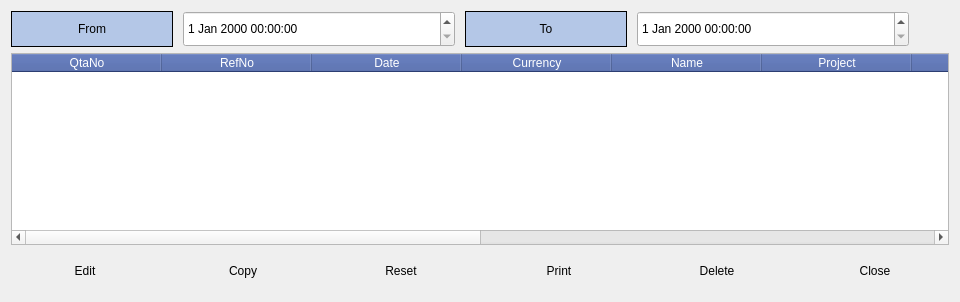
         <widget class="QWidget" name="AllquotationsPage">
          <property name="styleSheet">
           <string notr="true">QPushButton

{
	color: rgb(0, 0, 0);
	font: bold 16pt &quot;Calibri&quot;;
	min-width: 50px;
	min-height: 40px;
	border-radius: 4px;
	background-color: qlineargradient(x1: 0, y1: 0, x2: 0, y2: 1,
                                      stop: 0 #f6f7fa, stop: 1 #dadbde);
}

QPushButton::pressed {
   background-color: qlineargradient(spread:pad, x1:0.5, y1:0, x2:0.506, y2:1, stop:0 rgba(180, 199, 231, 255), stop:1 rgba(255, 255, 255, 255));
}
QPushButton::hover {
	background-color: qlineargradient(spread:pad, x1:0.5, y1:0, x2:0.506, y2:1, stop:0 rgba(180, 199, 231, 255), stop:1 rgba(255, 255, 255, 255));

}

QPushButton::focus {
	border: 1px solid rgb(0, 85, 255);


}

QLabel
{
	background-color: rgb(180, 199, 231);
	min-width: 160px;
min-height:30px;
	color: rgb(0, 0, 0);
	font: bold 16pt &quot;Calibri&quot;;
	border: 1px solid black;
}

QLineEdit
{

	max-width: 350px;
min-height:30px;
	color: rgb(0, 0, 0);
	font: bold 14pt &quot;Calibri&quot;;
border: 1px solid rgb(85, 170, 255);
}

QLineEdit::focus {
	border: 1px solid rgb(0, 85, 255);

}


QTableWidget
{
color: rgb(0, 0, 0);
min-width: 850px;
	font: bold 14pt &quot;Calibri&quot;;
	alternate-background-color: rgb(180, 199, 231);
}

QTableWidget::focus
{
	border: 1px solid rgb(0, 85, 255);
}

QHeaderView::section
{
	background-color: rgb(62, 87, 160);
color: white;
font: bold 16pt &quot;Calibri&quot;;

}


QDateTimeEdit
{
color: rgb(0, 0, 0);
min-width: 250px;
min-height:30px;
	font: bold 14pt &quot;Calibri&quot;;

}
QComboBox
{
color: rgb(0, 0, 0);
max-width: 350px;
min-height:30px;
	font: bold 14pt &quot;Calibri&quot;;


}


</string>
          </property>
          <layout class="QVBoxLayout" name="verticalLayout_9">
           <item>
            <layout class="QHBoxLayout" name="horizontalLayout_9">
             <property name="spacing">
              <number>10</number>
             </property>
             <property name="topMargin">
              <number>0</number>
             </property>
             <item>
              <widget class="QLabel" name="label_40">
               <property name="text">
                <string>From</string>
               </property>
               <property name="alignment">
                <set>Qt::AlignCenter</set>
               </property>
              </widget>
             </item>
             <item>
              <widget class="QDateTimeEdit" name="AllquotationsfromDatetime"/>
             </item>
             <item>
              <widget class="QLabel" name="label_41">
               <property name="text">
                <string>To</string>
               </property>
               <property name="alignment">
                <set>Qt::AlignCenter</set>
               </property>
              </widget>
             </item>
             <item>
              <widget class="QDateTimeEdit" name="AllquotationstoDatetime"/>
             </item>
             <item>
              <spacer name="horizontalSpacer_3">
               <property name="orientation">
                <enum>Qt::Horizontal</enum>
               </property>
               <property name="sizeHint" stdset="0">
                <size>
                 <width>40</width>
                 <height>20</height>
                </size>
               </property>
              </spacer>
             </item>
            </layout>
           </item>
           <item>
            <widget class="QTableWidget" name="AllquotationsTable">
             <property name="editTriggers">
              <set>QAbstractItemView::NoEditTriggers</set>
             </property>
             <property name="alternatingRowColors">
              <bool>true</bool>
             </property>
             <property name="selectionBehavior">
              <enum>QAbstractItemView::SelectRows</enum>
             </property>
             <attribute name="horizontalHeaderDefaultSectionSize">
              <number>150</number>
             </attribute>
             <attribute name="horizontalHeaderHighlightSections">
              <bool>false</bool>
             </attribute>
             <attribute name="verticalHeaderHighlightSections">
              <bool>false</bool>
             </attribute>
             <column>
              <property name="text">
               <string>QtaNo</string>
              </property>
             </column>
             <column>
              <property name="text">
               <string>RefNo</string>
              </property>
             </column>
             <column>
              <property name="text">
               <string>Date</string>
              </property>
             </column>
             <column>
              <property name="text">
               <string>Currency</string>
              </property>
             </column>
             <column>
              <property name="text">
               <string>Name</string>
              </property>
             </column>
             <column>
              <property name="text">
               <string>Project</string>
              </property>
             </column>
             <column>
              <property name="text">
               <string>TelNo</string>
              </property>
             </column>
             <column>
              <property name="text">
               <string>Email</string>
              </property>
             </column>
             <column>
              <property name="text">
               <string>Profile</string>
              </property>
             </column>
             <column>
              <property name="text">
               <string>Finish</string>
              </property>
             </column>
             <column>
              <property name="text">
               <string>Mesh</string>
              </property>
             </column>
             <column>
              <property name="text">
               <string>Grand Total</string>
              </property>
             </column>
            </widget>
           </item>
           <item>
            <layout class="QHBoxLayout" name="horizontalLayout_8">
             <property name="spacing">
              <number>10</number>
             </property>
             <property name="topMargin">
              <number>0</number>
             </property>
             <item>
              <widget class="QPushButton" name="AllquotationsEditPBT">
               <property name="text">
                <string>Edit</string>
               </property>
              </widget>
             </item>
             <item>
              <widget class="QPushButton" name="AllquotationsCopyPBT">
               <property name="text">
                <string>Copy</string>
               </property>
              </widget>
             </item>
             <item>
              <widget class="QPushButton" name="AllquotationsResetPBT">
               <property name="text">
                <string>Reset</string>
               </property>
              </widget>
             </item>
             <item>
              <widget class="QPushButton" name="AllquotationsPrintPBT">
               <property name="text">
                <string>Print</string>
               </property>
              </widget>
             </item>
             <item>
              <widget class="QPushButton" name="AllquotationsDeletePBT">
               <property name="text">
                <string>Delete</string>
               </property>
              </widget>
             </item>
             <item>
              <widget class="QPushButton" name="AllquotationsClosePBT">
               <property name="text">
                <string>Close</string>
               </property>
              </widget>
             </item>
            </layout>
           </item>
          </layout>
         </widget>
